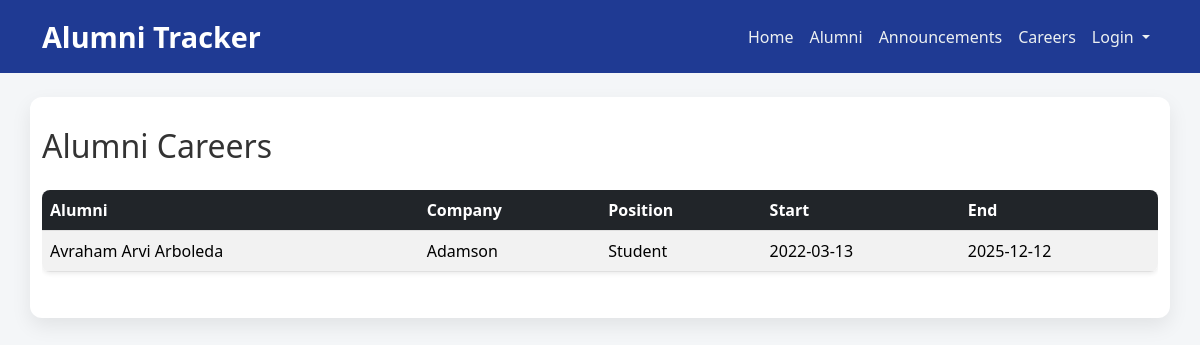
The app's page /careers, older data.
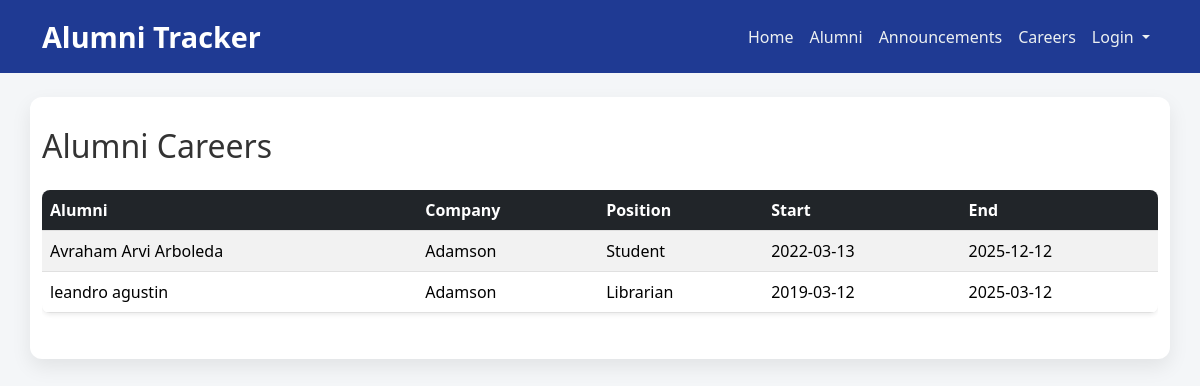
The same page, newer data.
### tables this page shows
CREATE TABLE careers (
    career_id INTEGER PRIMARY KEY AUTOINCREMENT,
    alumni_id INTEGER,
    company_name TEXT NOT NULL,
    position TEXT NOT NULL,
    start_date TEXT NOT NULL,
    end_date TEXT,
    FOREIGN KEY (alumni_id) REFERENCES alumni(alumni_id)
);

CREATE TABLE alumni (
    alumni_id INTEGER PRIMARY KEY AUTOINCREMENT,
    first_name TEXT NOT NULL,
    last_name TEXT NOT NULL,
    email TEXT UNIQUE NOT NULL,
    phone TEXT,
    graduation_year INTEGER,
    program_id INTEGER, password TEXT,
    FOREIGN KEY (program_id) REFERENCES programs(program_id)
);

### app.py (the view)
@app.route("/careers")
def careers():
    careers_list = get_careers()
    return render_template("careers.html", careers=careers_list)

### app.py (called while the page is built)
def get_db_connection():
    conn = sqlite3.connect(DB_PATH)
    conn.row_factory = sqlite3.Row
    return conn

def get_careers():
    conn = get_db_connection()
    careers = conn.execute("""
        SELECT c.*, a.first_name, a.last_name
        FROM careers c LEFT JOIN alumni a
        ON c.alumni_id = a.alumni_id
    """).fetchall()
    conn.close()
    return careers

### templates/careers.html (shortened to what this page needs)
{% extends "base.html" %}
{% block content %}
<div class="d-flex justify-content-between align-items-center mb-3">
    <h2>Alumni Careers</h2>
</div>
<div class="table-responsive">
    <table class="table table-striped table-hover shadow-sm">
      <thead class="table-dark">
        <tr>
          <th>Alumni</th>
          <th>Company</th>
          <th>Position</th>
          <th>Start</th>
          <th>End</th>
        </tr>
      </thead>
      <tbody>
        {% for career in careers %}
        <tr>
          <td>{{ career.first_name }} {{ career.last_name }}</td>
          <td>{{ career.company_name }}</td>
          <td>{{ career.position }}</td>
          <td>{{ career.start_date }}</td>
          <td>{{ career.end_date or 'Present' }}</td>
        </tr>
        {% else %}
        <tr>
            <td colspan="6" class="text-center">No careers found. Please add one.</td>
        </tr>
        {% endfor %}
      </tbody>
    </table>
</div>
{% endblock %}

### templates/base.html (shortened to what this page needs)
<!DOCTYPE html>
<html lang="en">
<head>
    <link href="https://cdn.jsdelivr.net/npm/bootstrap@5.3.2/dist/css/bootstrap.min.css" rel="stylesheet">
    <link rel="stylesheet" href="{{ url_for('static', filename='css/style.css') }}">
</head>
<body>
    <nav class="navbar navbar-expand-lg navbar-dark" style="background-color:#1f3a93;">
        <div class="container">
            <a class="navbar-brand" href="{{ url_for('index') }}">Alumni Tracker</a>
            <div class="collapse navbar-collapse" id="navbarNav">
                <ul class="navbar-nav ms-auto">
                    <li class="nav-item">
                        <a class="nav-link {% if request.endpoint=='index' %}active{% endif %}" href="{{ url_for('index') }}">Home</a>
                    </li>
                    <li class="nav-item">
                        <a class="nav-link {% if request.endpoint=='alumni' %}active{% endif %}" href="{{ url_for('alumni') }}">Alumni</a>
                    </li>
                    <li class="nav-item">
                        <a class="nav-link {% if request.endpoint=='announcements' %}active{% endif %}" href="{{ url_for('announcements') }}">Announcements</a>
                    </li>
                    <li class="nav-item">
                        <a class="nav-link {% if request.endpoint=='careers' %}active{% endif %}" href="{{ url_for('careers') }}">Careers</a>
                    </li>
                    {% if session.get('admin_logged_in') %}
                        <li class="nav-item">
                            <a class="nav-link" href="{{ url_for('admin_logout') }}" style="color: #ffcccc; font-weight: bold;">Logout (Admin)</a>
                        </li>
                    {% elif session.get('alumni_logged_in') %}
                        <li class="nav-item">
                            <a class="nav-link" href="{{ url_for('alumni_logout') }}" style="color: #ffcccc; font-weight: bold;">Logout</a>
                        </li>
                    {% else %}
                        <li class="nav-item dropdown">
                            <a class="nav-link dropdown-toggle" href="#" role="button" data-bs-toggle="dropdown">
                                Login
                            </a>
                        </li>
                    {% endif %}
                </ul>
            </div>
        </div>
    </nav>
    <main class="container mt-4 mb-4">
        {% block content %}{% endblock %}
    </main>
</body>
</html>

### static/css/style.css (style rules this page uses)
body { font-family: 'Segoe UI', Tahoma, Geneva, Verdana, sans-serif; background-color: #f4f6f8; color: #333; margin: 0; padding: 0; }
.navbar { background-color: #1f3a93; padding: 10px 20px; }
.navbar-brand { font-weight: bold; font-size: 1.8rem; color: #ffffff !important; }
.navbar-nav .nav-link { font-weight: 500; color: #ecf0f1 !important; transition: color 0.3s ease; }
main { background-color: #ffffff; border-radius: 12px; padding: 30px; margin: 30px auto; box-shadow: 0 8px 20px rgba(0,0,0,0.08); max-width: 1200px; }
table { width: 100%; border-collapse: collapse; margin-bottom: 20px; background-color: #ffffff; box-shadow: 0 4px 12px rgba(0,0,0,0.05); border-radius: 8px; overflow: hidden; }
th, td { padding: 12px 15px; text-align: left; border-bottom: 1px solid #e0e0e0; }
th { background-color: #1f3a93; color: #ffffff; font-weight: 600; }
tr:nth-child(even) { background-color: #f9f9f9; }
h1, h2, h3, p { text-align: center; }
a { text-decoration: none; color: #1f3a93; }

Row changes from the older to the newer data that the page shows:
added careers: first_name "leandro", last_name "agustin", company_name "Adamson", position "Librarian", start_date "2019-03-12", end_date "2025-03-12"
